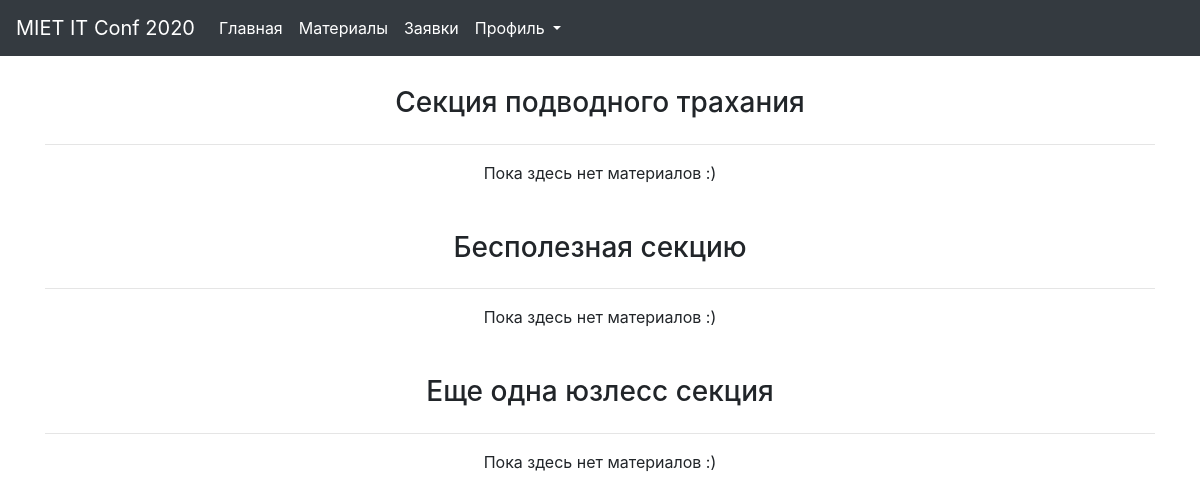
The page /materials/ (signed in) on the database as committed earlier.
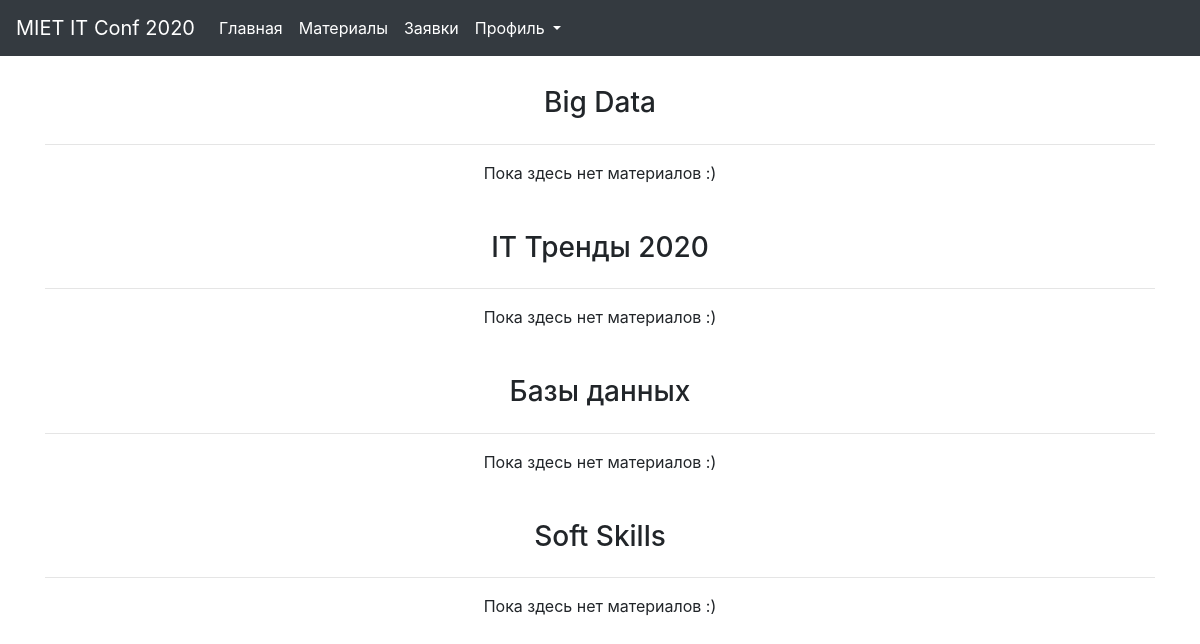
The same page on the database as committed later.
### main_app/models.py (models this page shows, shortened)
class Section(models.Model):
    class Meta:
        verbose_name = 'Секция'
        verbose_name_plural = 'Секции'
    name = models.CharField(verbose_name='Название',
                            max_length=255,
                            unique=True)
    description = models.TextField(verbose_name='Описание')
    head = models.OneToOneField(User,
                                verbose_name='Руководитель секции',
                                on_delete=models.CASCADE)

### main_app/views.py (the view)
# urls.py: path('materials/', views.material_list, name='material_list'),
@login_required
def material_list(request):
    sections = Section.objects.exclude(name='Нет секции')
    materials = {}
    for section in sections:
        materials[f'{section.name}'] = section.material_set.filter(show_on_materials_page=True)
    print(len(materials))
    if materials:
        print(materials)
    return render(request, 'pages/materials.html', {'materials': materials,
                                                    'sections': sections})

### main_app/templatetags/custom_filter_tags.py (called while the page is built)
@register.filter
def show_on_materials(value):
    return value.filter(show_on_materials_page=True)

### users/models.py (called while the page is built)
    def is_staff(self):
        return self.status in ('tech_sec', 'sci_sec', 'head')

### isconf/templates/pages/materials.html (shortened to what this page needs)
{% extends 'base/base.html' %}
{% load custom_filter_tags %}
{% block content %}
    <div class="container">
        {% for section in sections %}
            <div class="row m-30">
                <div class="col"><h3 style="text-align: center;">{{ section.name }}</h3></div>
            </div>
            <div class="row"><div class="col"><hr></div></div>
            {% for material in section.material_set|show_on_materials %}
                {% if material.show_on_materials_page %}
                    <div class="row">
                        <div class="col"><h6 style="text-align: center;">{{ material.title }}</h6></div>
                    </div>
                    <div class="row">
                        <div class="col-3"></div>
                        <div class="col" style="text-align: center;"><p>{{ material.description }}</p></div>
                        <div class="col-3"></div>
                    </div>
                    <div class="row">
                        <div class="col"><p style="text-align: center;">{{ material.author.first_name }} {{ material.author.last_name }}</p></div>
                    </div>
                {% endif %}
            {% empty %}
                <div class="row">
                    <div class="col"><p style="text-align: center;">Пока здесь нет материалов :)</p></div>
                </div>
            {% endfor %}
        {% empty %}
            <div class="row">
                    <div class="col"><p style="text-align: center;">Скоро здесь появятся материалы</p></div>
                </div>
        {% endfor %}
    </div>
{% endblock %}

Rows that differ between the two databases and show on the page:
removed Section: name "Секция подводного трахания"
removed Section: name "Бесполезная секцию"
removed Section: name "Еще одна юзлесс секция"
added Section: name "Big Data"
added Section: name "IT Тренды 2020"
added Section: name "Базы данных"
added Section: name "Soft Skills"
